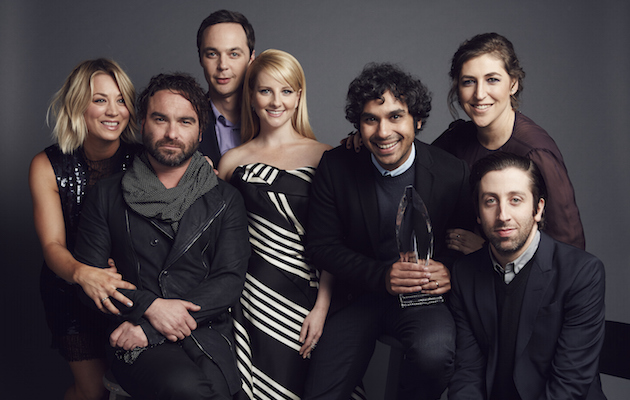
#> input picture images/BigBangTheoryGettyImages-503820038.jpg, 630 x 400 px, found by its file name
$ python shadow.py
#> lines starting #> are read from the running program, lines starting #| are printed output that depends on the picture; after the words box and inside, x2 and y2 are one past the last pixel; in counts of white or black regions, pixels touching at a corner belong together
import cv2
import numpy as np

pathToImage = 'images\\BigBangTheoryGettyImages-503820038.jpg'
# Load image
image = cv2.imread(pathToImage)
#> image is the input picture: shape (400, 630, 3); mean B, G, R 62.4, 57.8, 65.3

if image is None:
    print("Image not found!")
    exit()

# Convert BGR to HSV
hsv = cv2.cvtColor(image, cv2.COLOR_BGR2HSV)
#> hsv: shape (400, 630, 3); mean H, S, V 104.5, 68.4, 70.7

# Split HSV channels
h, s, v = cv2.split(hsv)
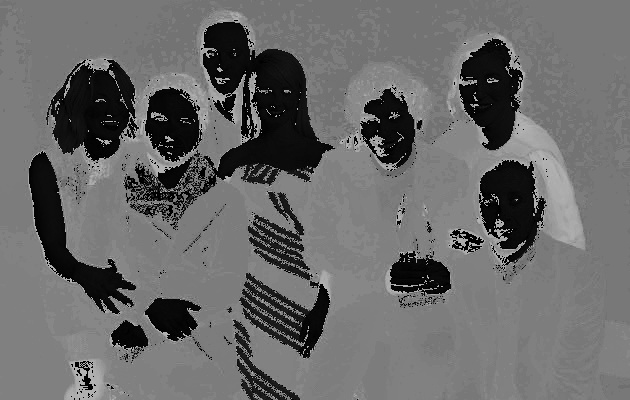
#> h: shape (400, 630); min 0, max 179, mean 104.5
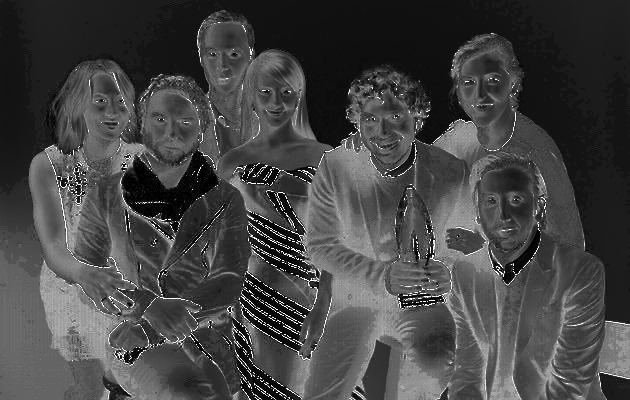
#> s: shape (400, 630); min 0, max 255, mean 68.4
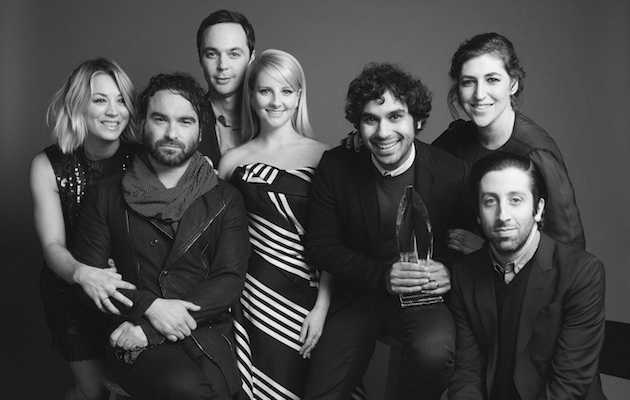
#> v: shape (400, 630); min 0, max 251, mean 70.7

# Define brightness threshold
threshold = 50

# Identify dark pixels
shadow_mask = cv2.inRange(
    v,
    0,
    threshold
)
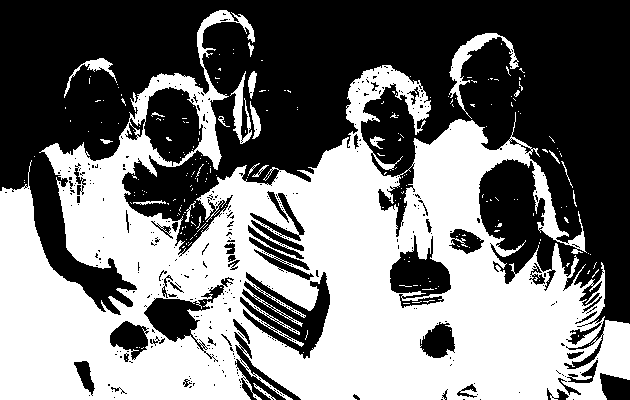
#> shadow_mask: shape (400, 630); 47.1% white; 246 white regions (226 under 20 px), largest, box (x1, y1, x2, y2) and area: (0, 10, 630, 400) 115083, (449, 33, 519, 119) 1079, (230, 71, 252, 144) 570

# Remove small noise
kernel = np.ones((3, 3), np.uint8)

shadow_mask = cv2.morphologyEx(
    shadow_mask,
    cv2.MORPH_OPEN,
    kernel
)
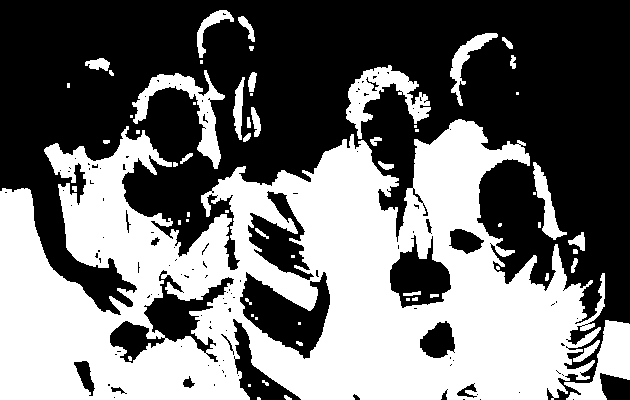
#> shadow_mask: shape (400, 630); 44.7% white; 62 white regions (25 under 20 px), largest, box (x1, y1, x2, y2) and area: (0, 119, 605, 400) 100754, (132, 70, 225, 169) 2360, (346, 65, 431, 139) 2334

# Display results
cv2.imshow("Original Image", image)
cv2.imshow("HSV Value Channel", v)
cv2.imshow("Dark Region Mask", shadow_mask)

cv2.waitKey(0)
cv2.destroyAllWindows()
